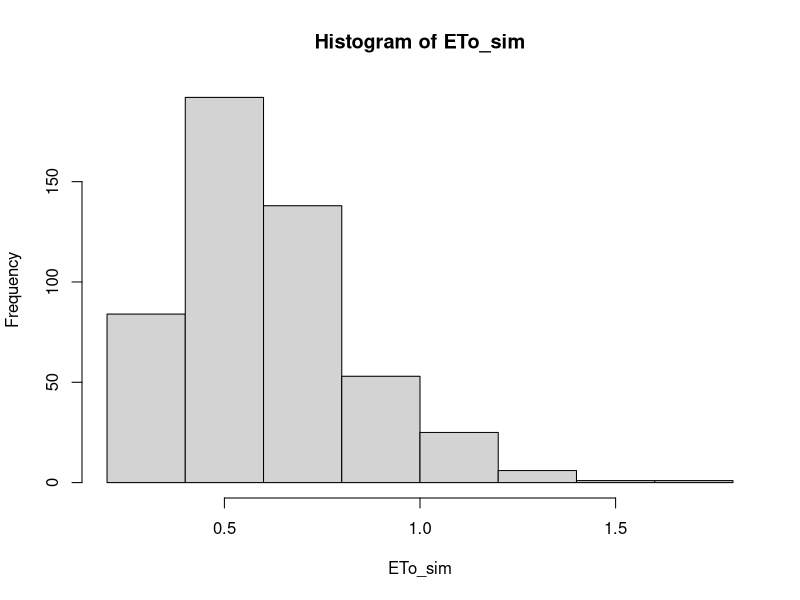
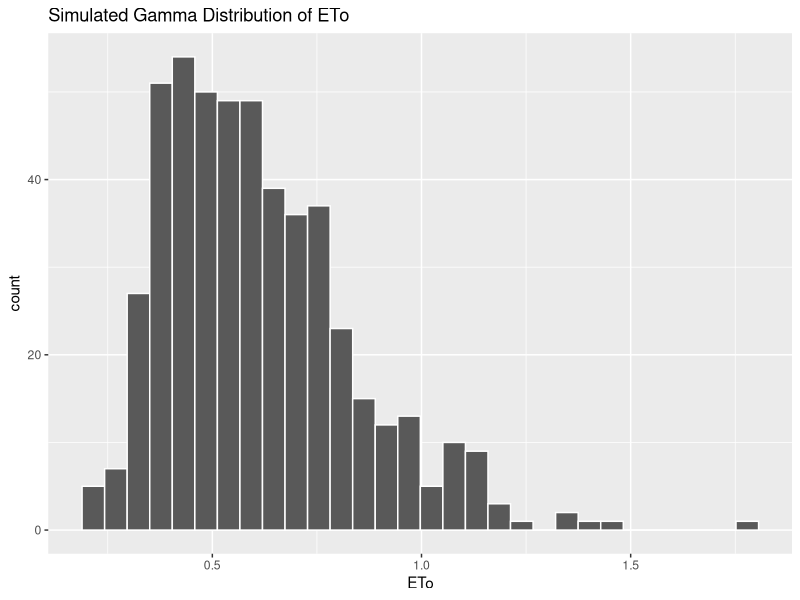
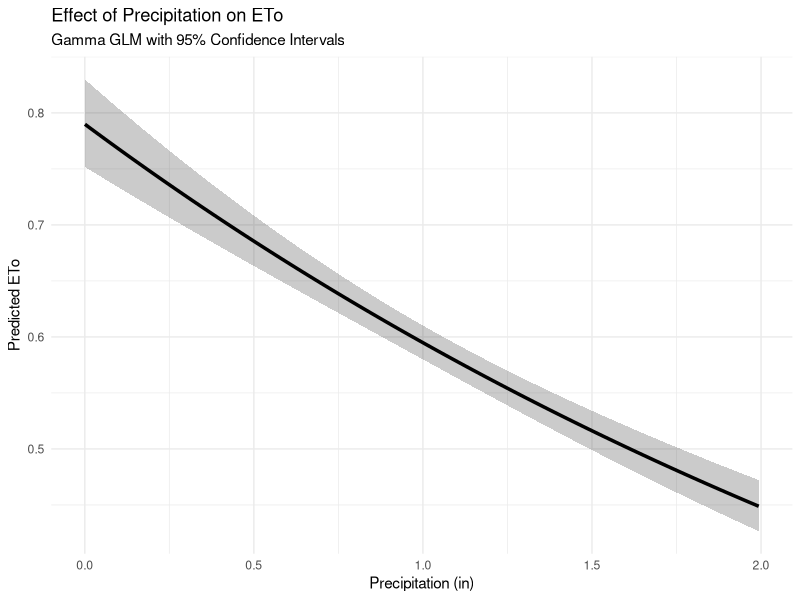

Here is the R script that generated these plots, in order:
## ---- chunk 1
library(tidyverse)
set.seed(42)

# Number of observations - random
n <- 500

# Runif - random number generator
precip_sim <- runif(n, 0, 2)           # 0–2 inches
temp_sim   <- rnorm(n, 65, 10)         # avg temp

# Let's define our population
beta0 <- -1.2
beta1 <- -0.3   # ETo decreases with precipitation
beta2 <- 0.015  # ETo increases with temperature

# Exponential of Coefficients (mu simulated)
mu_sim <- exp(beta0 + beta1*precip_sim + beta2*temp_sim)

# Parameters- Needs to be positive
shape <- 12

# Simulated ETo using `Rgamma`
ETo_sim <- rgamma(n, shape = shape, rate = shape / mu_sim)
# View Eto_sim
hist(ETo_sim)

# Combine into a dataframe
sim_data <- data.frame(
  precip = precip_sim,
  temp = temp_sim,
  ETo = ETo_sim)

# Plot Simulated Data
ggplot(sim_data, aes(x = ETo)) +
  geom_histogram(bins = 30, color = "white") +
  labs(title = "Simulated Gamma Distribution of ETo")



# Fit Gamma Model
sim_gamma <- glm(
  ETo ~ precip + temp,
  data = sim_data,
  family = Gamma(link = "log"))

summary(sim_gamma)


# Creating Precipitation Grid
precip_grid <- data.frame(
  precip = seq(min(sim_data$precip), max(sim_data$precip), length.out = 100),
  temp = median(sim_data$temp))

# Confidence Interval Prediction
pred_ci <- predict(
  sim_gamma,
  newdata = precip_grid,
  type = "link",
  se.fit = TRUE)

precip_grid$fit  <- exp(pred_ci$fit)
# Lower CI
precip_grid$lwr  <- exp(pred_ci$fit - 1.96 * pred_ci$se.fit)
# Upper CI
precip_grid$upr  <- exp(pred_ci$fit + 1.96 * pred_ci$se.fit)

# Plot
ggplot(precip_grid, aes(x = precip, y = fit)) +
  geom_ribbon(aes(ymin = lwr, ymax = upr), alpha = 0.25) +
  geom_line(size = 1.2) +
  labs(
    title = "Effect of Precipitation on ETo",
    subtitle = "Gamma GLM with 95% Confidence Intervals",
    x = "Precipitation (in)",
    y = "Predicted ETo"
  ) +
  theme_minimal()


